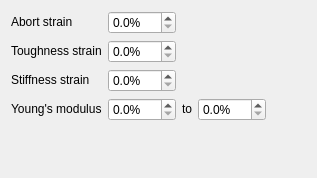
<?xml version="1.0" encoding="UTF-8"?>
<ui version="4.0">
 <class>Failure</class>
 <widget class="QWidget" name="w_Failure">
  <layout class="QGridLayout" name="gl_Failure">
   <item row="0" column="0">
    <widget class="QLabel" name="l_Abort">
     <property name="sizePolicy">
      <sizepolicy hsizetype="Fixed" vsizetype="Fixed">
       <horstretch>0</horstretch>
       <verstretch>0</verstretch>
      </sizepolicy>
     </property>
     <property name="toolTip">
      <string>The strain at which the experiment aborts even if the sample has not yet failed</string>
     </property>
     <property name="text">
      <string>Abort strain</string>
     </property>
    </widget>
   </item>
   <item row="0" column="1">
    <widget class="QDoubleSpinBox" name="sb_Abort">
     <property name="toolTip">
      <string>The strain at which the experiment aborts even if the sample has not yet failed</string>
     </property>
     <property name="suffix">
      <string>%</string>
     </property>
     <property name="decimals">
      <number>1</number>
     </property>
     <property name="maximum">
      <double>100.000000000000000</double>
     </property>
    </widget>
   </item>
   <item row="0" column="5" rowspan="5">
    <spacer name="s_Horizontal">
     <property name="orientation">
      <enum>Qt::Orientation::Horizontal</enum>
     </property>
     <property name="sizeHint" stdset="0">
      <size>
       <width>40</width>
       <height>20</height>
      </size>
     </property>
    </spacer>
   </item>
   <item row="1" column="0">
    <widget class="QLabel" name="l_Toughness">
     <property name="sizePolicy">
      <sizepolicy hsizetype="Fixed" vsizetype="Fixed">
       <horstretch>0</horstretch>
       <verstretch>0</verstretch>
      </sizepolicy>
     </property>
     <property name="toolTip">
      <string>The strain at which the toughness is calculated</string>
     </property>
     <property name="text">
      <string>Toughness strain</string>
     </property>
    </widget>
   </item>
   <item row="1" column="1">
    <widget class="QDoubleSpinBox" name="sb_Toughness">
     <property name="toolTip">
      <string>The strain at which the toughness is calculated</string>
     </property>
     <property name="suffix">
      <string>%</string>
     </property>
     <property name="decimals">
      <number>1</number>
     </property>
    </widget>
   </item>
   <item row="2" column="0">
    <widget class="QLabel" name="l_Stiffness">
     <property name="sizePolicy">
      <sizepolicy hsizetype="Fixed" vsizetype="Fixed">
       <horstretch>0</horstretch>
       <verstretch>0</verstretch>
      </sizepolicy>
     </property>
     <property name="toolTip">
      <string>The strain at which the stiffness is calculated</string>
     </property>
     <property name="text">
      <string>Stiffness strain</string>
     </property>
    </widget>
   </item>
   <item row="2" column="1">
    <widget class="QDoubleSpinBox" name="sb_Stiffness">
     <property name="toolTip">
      <string>The strain at which the stiffness is calculated</string>
     </property>
     <property name="suffix">
      <string>%</string>
     </property>
     <property name="decimals">
      <number>1</number>
     </property>
     <property name="minimum">
      <double>0.000000000000000</double>
     </property>
    </widget>
   </item>
   <item row="3" column="0">
    <widget class="QLabel" name="l_Strain1">
     <property name="sizePolicy">
      <sizepolicy hsizetype="Fixed" vsizetype="Fixed">
       <horstretch>0</horstretch>
       <verstretch>0</verstretch>
      </sizepolicy>
     </property>
     <property name="toolTip">
      <string>The strain range on the stress-strain curve over which the Young's modulus is calculated.  They are the ε values in the equation E = (σ2 - σ1) / (ε2 - ε1)</string>
     </property>
     <property name="text">
      <string>Young's modulus</string>
     </property>
    </widget>
   </item>
   <item row="3" column="1">
    <widget class="QDoubleSpinBox" name="sb_Strain1">
     <property name="toolTip">
      <string>The strain value which defines the first datapoint on the stress-strain curve used to calculate the Young's modulus.  It is ε1 in the equation E = (σ2 - σ1) / (ε2 - ε1)</string>
     </property>
     <property name="suffix">
      <string>%</string>
     </property>
     <property name="decimals">
      <number>1</number>
     </property>
    </widget>
   </item>
   <item row="3" column="2">
    <widget class="QLabel" name="l_EModulus">
     <property name="sizePolicy">
      <sizepolicy hsizetype="Fixed" vsizetype="Fixed">
       <horstretch>0</horstretch>
       <verstretch>0</verstretch>
      </sizepolicy>
     </property>
     <property name="text">
      <string>to</string>
     </property>
    </widget>
   </item>
   <item row="3" column="3">
    <widget class="QDoubleSpinBox" name="sb_Strain2">
     <property name="toolTip">
      <string>The strain value which defines the second datapoint on the stress-strain curve used to calculate the Young's modulus.  It is ε2 in the equation E = (σ2 - σ1) / (ε2 - ε1)</string>
     </property>
     <property name="suffix">
      <string>%</string>
     </property>
     <property name="decimals">
      <number>1</number>
     </property>
    </widget>
   </item>
   <item row="4" column="0" colspan="4">
    <spacer name="s_Vertical">
     <property name="orientation">
      <enum>Qt::Orientation::Vertical</enum>
     </property>
     <property name="sizeHint" stdset="0">
      <size>
       <width>20</width>
       <height>40</height>
      </size>
     </property>
    </spacer>
   </item>
  </layout>
 </widget>
 <resources/>
 <connections/>
</ui>
